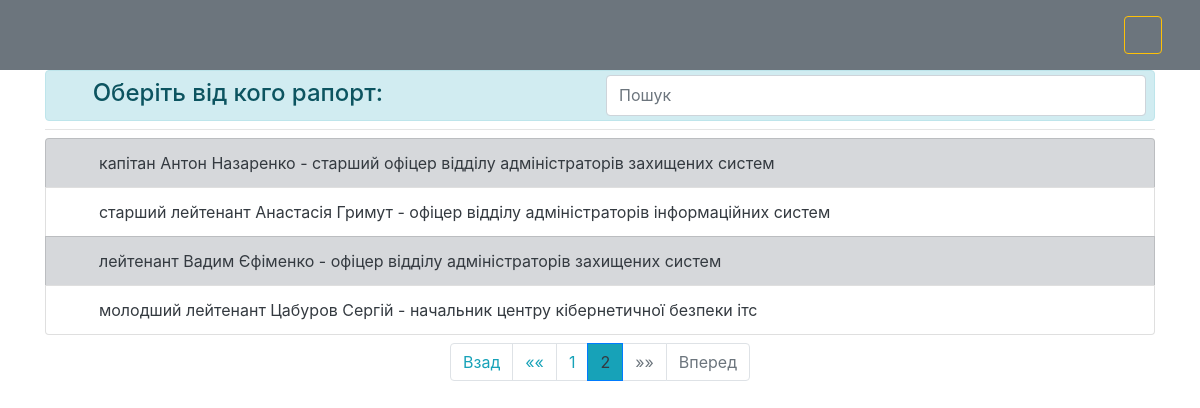
The app's page /serviceman_list?page=2, older data.
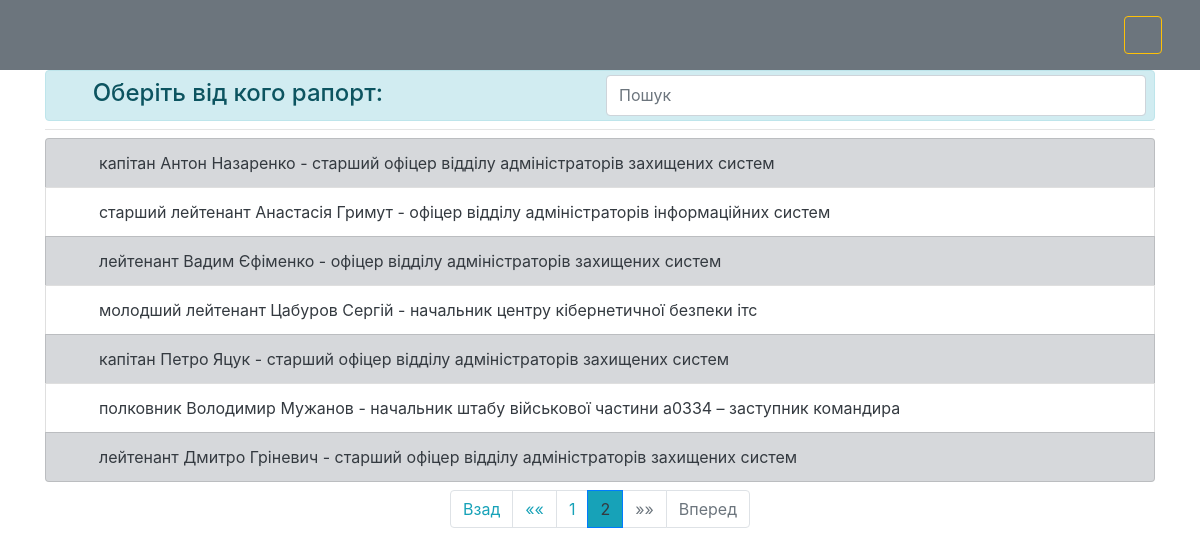
The same page, newer data.
### reports/models.py (models this page shows, shortened)
class Serviceman(models.Model):
    first_name = models.CharField(max_length=255, verbose_name="Ім'я")
    last_name = models.CharField(max_length=255, verbose_name="Прізвище")
    to_first_name = models.CharField(max_length=255, verbose_name="Ім'я, давальний відмінок (Петру, Євгенії, Дмитру...)")
    to_last_name = models.CharField(max_length=255, verbose_name="Прізвище, давальний відмінок (Яцуку, Куріло, Павленку...)")
    for_first_name = models.CharField(max_length=255, verbose_name="Ім'я, знахідний відмінок (Петра, Євгенії, Дмитра...)")
    for_last_name = models.CharField(max_length=255, verbose_name="Прізвище, знахідний відмінок (Яцука, Куріло, Павленка...)")
    rank = models.ForeignKey('Rank', on_delete=models.DO_NOTHING, verbose_name="військове звання")
    unit = models.ForeignKey('Unit', on_delete=models.DO_NOTHING, verbose_name="Підрозділ")
    position = models.ForeignKey('Position', on_delete=models.DO_NOTHING, null=True, verbose_name="Посада")
    class Meta:
        verbose_name = "Військовослужбовці__"
        verbose_name_plural = "Військовослужбовці"

class Rank(models.Model):
    name = models.CharField(max_length=255, verbose_name="військове звання (полковник, лейтенант..)")
    to_name = models.CharField(max_length=255, blank=True, null=True, verbose_name="військове звання, давальний відмінок (полковнику, лейтенанту..)")
    for_name = models.CharField(max_length=255, blank=True, null=True, verbose_name="військове звання, знахідний відмінок (полковника, лейтенанта..)")
    def __str__(self):
        return self.name
    class Meta:
        verbose_name = "Військові звання__"
        verbose_name_plural = "Військові звання"

class Position(models.Model):
    position_title = models.CharField(max_length=255, verbose_name="посада (офіцер, старший офіцер, начальник)")
    position_tail = models.CharField(max_length=255, default='', blank=True, verbose_name="додаткова посада. Наприклад:(заступник начальника, перший заступник командира...)  !!! назву підрозділу НЕ ВКАЗУВАТИ  !!!")
    unit = models.ForeignKey('Unit', on_delete=models.DO_NOTHING, verbose_name="підрозділ")
    supervisor = models.BooleanField(default=False, blank=True, null=True, verbose_name="командир/начальник підрозділу")
    temp_supervisor = models.BooleanField(default=False, blank=True, null=True, verbose_name="тимчасово виконуючий обов'язки командира/начальника")
    def __str__(self):
        if self.temp_supervisor:
            pos_result = "Тимчасово виконуючий обов'язки\n" + self.position_title.split()[0] + "а"
        else:
            pos_result = self.position_title[0].capitalize() + self.position_title[1:]
        pos_result += " " + self.unit.name
        if len(self.position_tail) > 0:
            pos_result += " – " + self.position_tail
        return pos_result
    class Meta:
        verbose_name = "Посада__"
        verbose_name_plural = "Посади"

class Unit(models.Model):
    name = models.CharField(max_length=255, verbose_name="назва підрозділу в РОДОВОМУ відміноку (відділу аналізу інцидентів кібернетичної безпеки)")
    parent_unit = models.ForeignKey('self', on_delete=models.CASCADE, null=True, blank=True, verbose_name="вищій підрозділ (віддліл->центр->..)")
    class Meta:
        verbose_name = "Підрозділ"
        verbose_name_plural = "Підрозділи"

### reports/views.py (the view)
# urls.py: path('serviceman_list', views.serviceman_list_view, name='users'),
def serviceman_list_view(request):
    serviceman_list = Serviceman.objects.all().order_by('id')
    paginator = Paginator(serviceman_list, 7)
    page_number = request.GET.get('page')
    page_obj = paginator.get_page(page_number)
    context = {
        'serviceman_list': page_obj
    }
    return render(request, 'reports/serviceman_list.html', context)

### reports/templates/reports/serviceman_list.html (shortened to what this page needs)
{% extends 'reports/base.html' %}
{% block content %}
    <div class="alert alert-info align-items-center my-0 py-0 pr-2" role="alert">
        <div class="form-group row my-1">
            <div class="col-12 d-flex">
                <h4 class="mr-auto mt-1"><i class="fas fa-address-book mr-2"></i>Оберіть від кого рапорт:</h4>
                <input type="search" id="search_input" class="form-control w-50" placeholder="Пошук">
            </div>
        </div>
    </div>
    <hr class="my-2">
    <div id="main-users">
        <ul class="list-group">
            {% for serviceman in serviceman_list %}
                <li class="list-group-item {% cycle 'list-group-item-secondary' '' %}">
                    <a class="text-dark"
                       href="{% url 'reports:edit_service_members_chain' serviceman_id=serviceman.id %}">
                        <span><i class="fas fa-angle-right mr-3"></i></span>
                        {{ serviceman.rank }} {{ serviceman.first_name|title }}
                        {{ serviceman.last_name|title }} - {{ serviceman.position|lower }}</a>
                </li>
            {% endfor %}
        </ul>
    </div>
    <nav id="navigator" aria-label="PAGES NAVIGATION" class="mt-2">
        {% if serviceman_list.has_other_pages %}
            <ul class="pagination justify-content-center">
                {% if serviceman_list.has_previous %}
                    <li class="page-item"><a class="page-link text-info"
                                             href="?page={{ serviceman_list.previous_page_number }}">Взад</a>
                    </li>
                    <li class="page-item"><a class="page-link text-info"
                                             href="?page=1">&laquo;&laquo;</a>
                    </li>
                {% else %}
                    <li class="page-item disabled"><a class="page-link" href="#">Взад</a></li>
                    <li class="page-item disabled"><a class="page-link" href="#">&laquo;&laquo;</a></li>
                {% endif %}
                {% for i in serviceman_list.paginator.page_range %}
                    {% if i == serviceman_list.number %}
                        <li class="page-item active">
                            <span class="page-link text-dark bg-info">{{ serviceman_list.number }}</span>
                        </li>
                    {% else %}
                        <li class="page-item">
                            <a class="page-link text-info"
                               href="?page={{ i }}">{{ i }}</a>
                        </li>
                    {% endif %}
                {% endfor %}
                {% if serviceman_list.has_next %}
                    <li class="page-item"><a class="page-link text-info"
                                             href="?page={{ serviceman_list.paginator.num_pages }}">&raquo;&raquo;</a>
                    </li>
                    <li class="page-item"><a class="page-link text-info"
                                             href="?page={{ serviceman_list.next_page_number }}">Вперед</a>
                    </li>
                {% else %}
                    <li class="page-item disabled"><a class="page-link" href="#">&raquo;&raquo;</a></li>
                    <li class="page-item disabled"><a class="page-link" href="#">Вперед</a></li>
                {% endif %}
            </ul>
        {% endif %}
    </nav>
{% endblock %}

### reports/templates/reports/base.html (shortened to what this page needs)
{% load static %}
<!doctype html>
<html lang="en">
<head>
    <link rel="stylesheet" href="{% static 'fontawesome-free-5.11.2-web/css/all.css' %}">
    <link href="https://maxcdn.bootstrapcdn.com/bootstrap/4.0.0/css/bootstrap.min.css"
 rel="stylesheet"/>
    <link rel="stylesheet" type="text/css" href="{% static 'custom-css/custom_styles.css' %}"/>
</head>
<body>
<nav class="navba fixed-top navbar-expand navbar-dark bg-secondary">
    <div class="container form-inline">
        <a href="/" class="navbar-brand ml-3">
            <i class="fas fa-greater-than fa-3x text-light"></i></a>
            <div class="collapse navbar-collapse">
                {% if user.is_authenticated %}
                    <ul class="navbar-nav mr-auto d-flex align-items-center">
                        <li class="nav-item">
                            <a id="nav-bar-link-no-underline" href="{% url 'reports:index' %}">
                                <span class="nav-link text-light text-uppercase font-weight-normal px-3">
                                    <i class="fas fa-file-alt fa-2x text-danger"></i>
                                    <i class="fas fa-file-alt fa-2x text-warning"></i>
                                    <i class="fas fa-file-alt fa-2x text-light"></i>
                                </span>
                            </a>
                        </li>
                        <li class="nav-item"><a class="nav-link text-light text-uppercase font-weight-bold px-3"
                                                href="#">(F.A.Q.)</a></li>
                    </ul>
                    <div class="dropdown">
                        <button class="btn btn-secondary dropdown-toggle align-self-baseline" type="button"
                                id="dropdownMenuButton"
                                data-toggle="dropdown" aria-haspopup="true" aria-expanded="false">
                            <span class="fas fa-child fa-2x mr-2"></span><span>{{ user.username|upper }}</span>
                        </button>
                        <div class="dropdown-menu" aria-labelledby="dropdownMenuButton">
                            <a class="dropdown-item" href="{% url 'logout' %}?next=/">Вийти<i
                                    class="fas fa-sign-out-alt ml-1"></i></a>
                        </div>
                    </div>
                {% else %}
                    <ul class="navbar-nav mr-auto">
                        <a id="nav-bar-link-no-underline" href="{% url 'reports:index' %}">
                                <span class="nav-link text-light text-uppercase font-weight-normal px-3">
                                    <i class="fas fa-file-alt fa-2x text-danger"></i>
                                    <i class="fas fa-file-alt fa-2x text-warning"></i>
                                    <i class="fas fa-file-alt fa-2x text-light"></i>
                                </span>
                            </a>
                    </ul>
                    <div class="ml-auto">
                        <a class="btn btn-outline-warning mr-2" href="{% url 'login' %}"><span
                                class="text font-weight-normal"><i class="fas fa-sign-in-alt"></i></span></a>
                    </div>
                {% endif %}
            </div>
    </div>
</nav>
<div class="container">
    {% block content %}{% endblock %}
</div>
</body>
</html>

### reports/static/custom-css/custom_styles.css (style rules this page uses)
body { padding-top: 70px; }

Row changes from the older to the newer data that the page shows:
added Serviceman: rank "капітан", first_name "Петро", last_name "Яцук", position "старший офіцер відділу адміністраторів захищених систем"
added Serviceman: rank "полковник", first_name "Володимир", last_name "Мужанов", position "начальник штабу військової частини а0334 – заступник командира"
added Serviceman: rank "лейтенант", first_name "Дмитро", last_name "Гріневич", position "старший офіцер відділу адміністраторів захищених систем"
